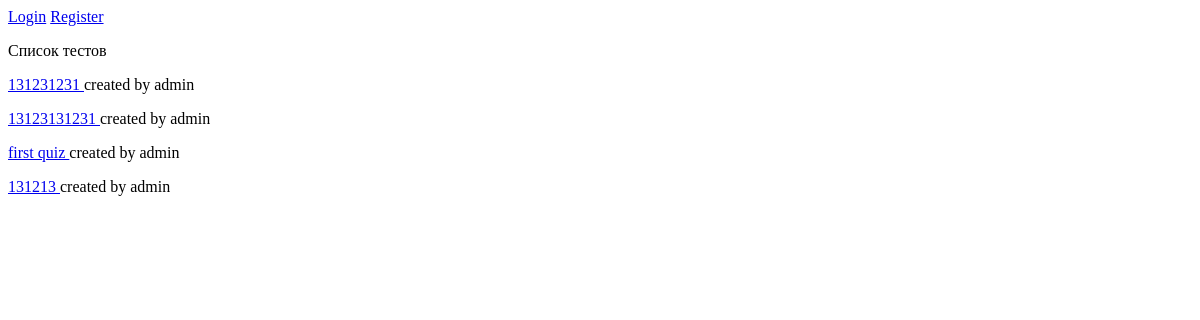
/, run on an earlier commit of the app's database.
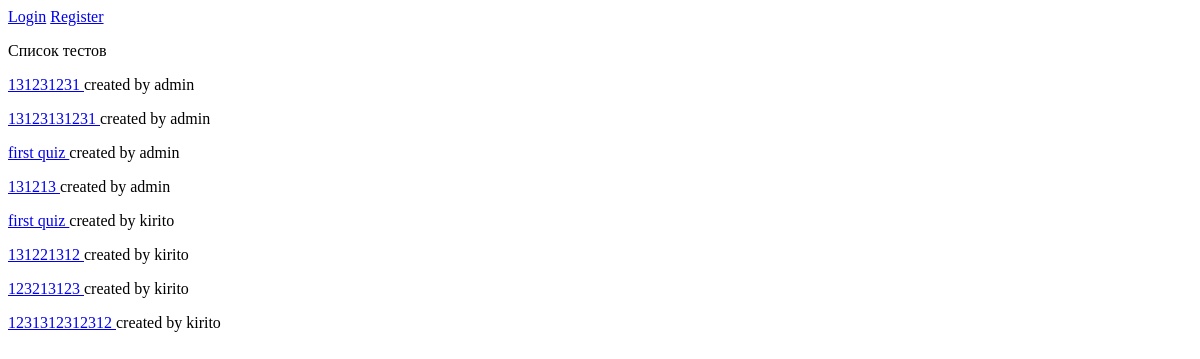
And on a later commit of the database.
### quiz/models.py (models this page shows, shortened)
class Quiz(models.Model):
    owner = models.ForeignKey(User, on_delete=models.CASCADE)
    name = models.CharField(max_length=255)

### main/views.py (the view)
# urls.py: path("", main_page, name="main_page")
def main_page(request):
    quizs = Quiz.objects.all()
    d = {
        "quizs": quizs,
    }
    return render(request, "main/main_page.html", context=d)

### main/templates/main/main_page.html (shortened to what this page needs)
<!DOCTYPE html>
<html lang="en">
<head>
</head>
<body>
{%if user.is_authenticated %}
<a href="{% url 'create_quiz_page' %}">Создать опросник</a>
<a href="{% url 'profile_page' %}">Профиль</a>
<a href="{% url 'log_out_action'%}">Выйти</a>
{%else%}
<a href="{% url 'login_page'%}">Login</a>
<a href="{% url 'register_page'%}">Register</a>
{%endif%}
<p>Список тестов</p>
{%for i in quizs%}
<p><a href="{% url 'quiz_show_page' id=i.pk%}">{{i.name}} </a> created by {{i.owner.username}}</p>
{%endfor%}
</body>
</html>

What changed in the data, as far as the page shows it:
added Quiz: name "first quiz", owner.username "kirito"
added Quiz: name "131221312", owner.username "kirito"
added Quiz: name "123213123", owner.username "kirito"
added Quiz: name "1231312312312", owner.username "kirito"
